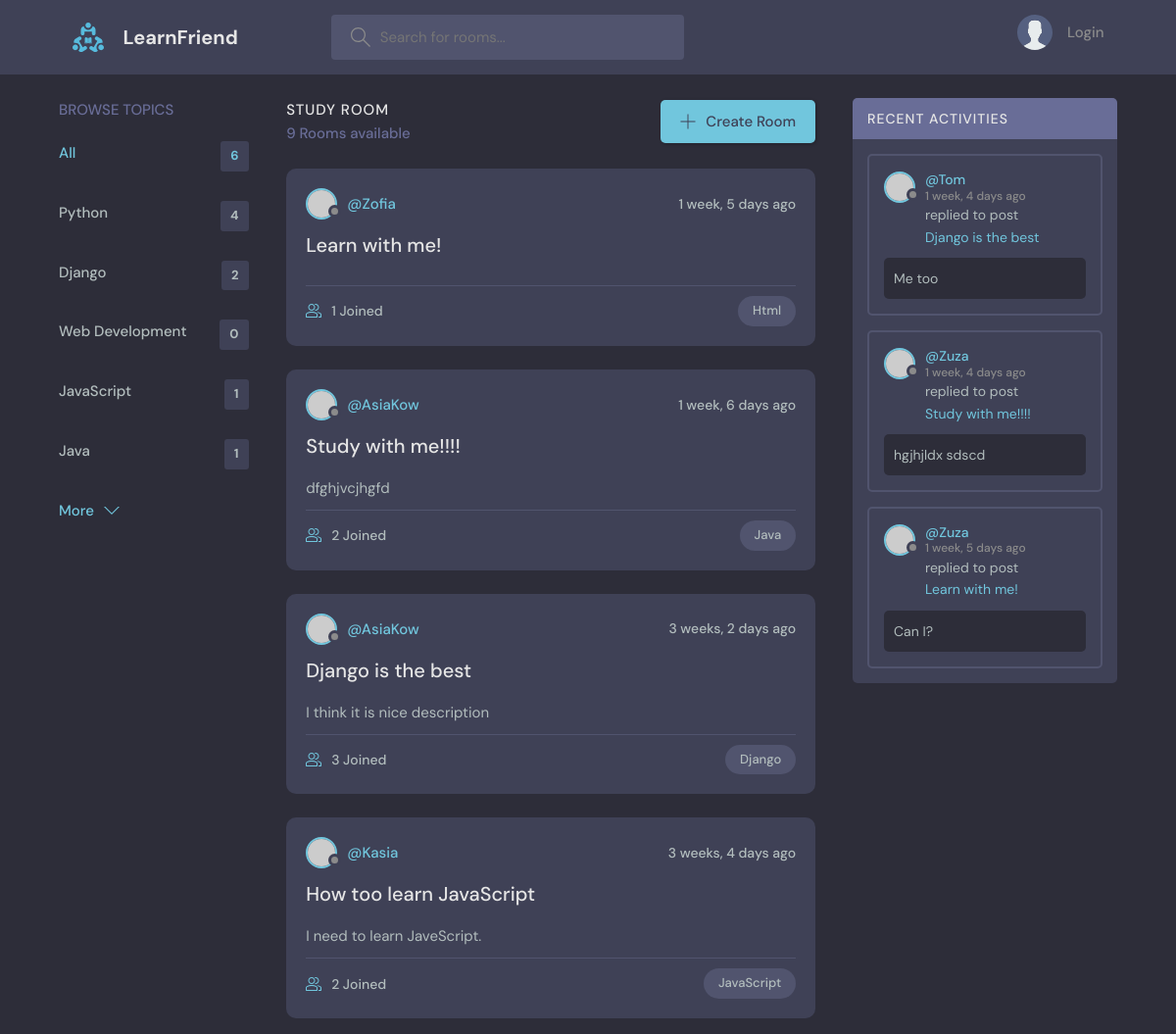
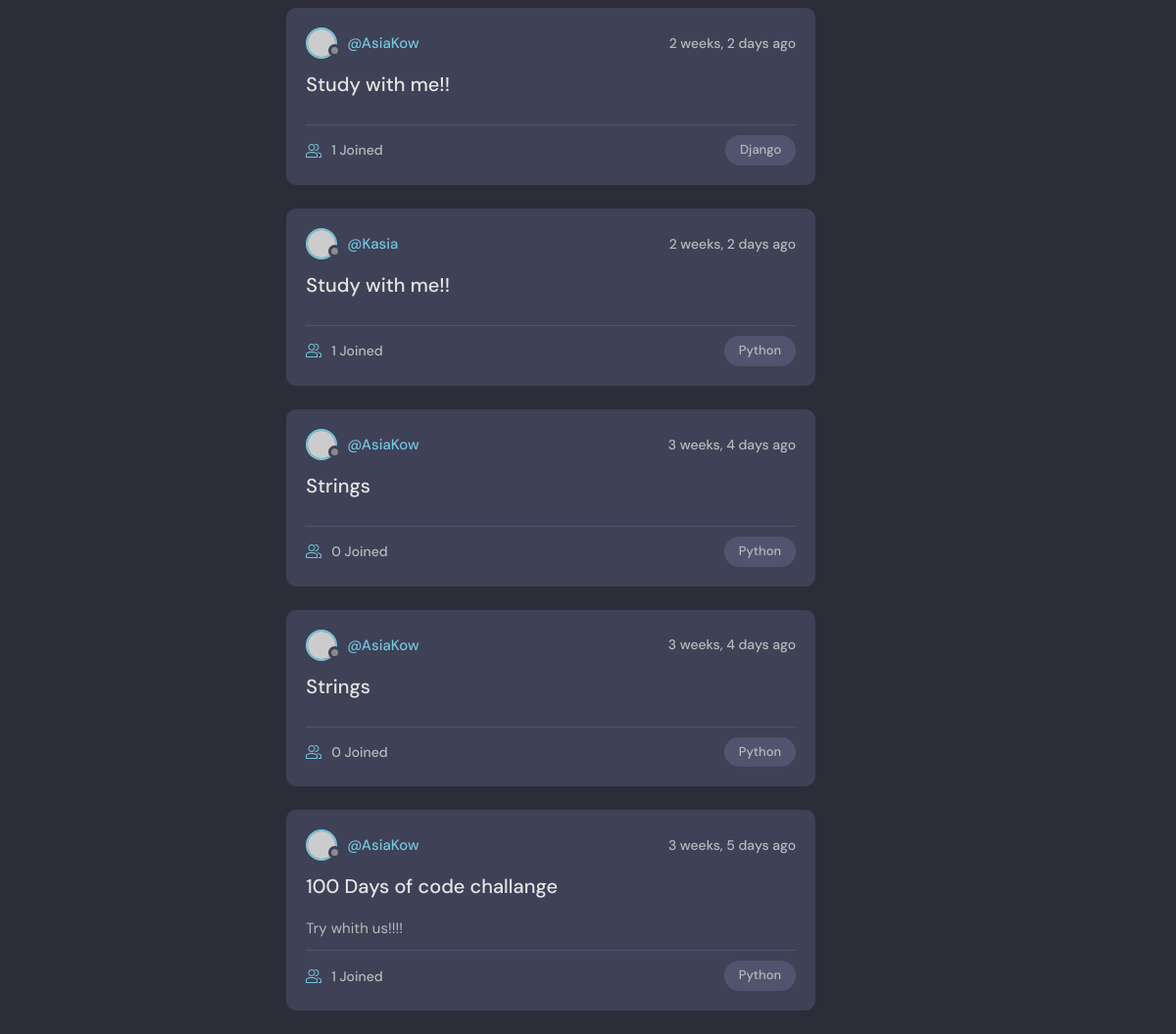
The page / on the database its author committed (2 pictures, top to bottom).
### base/models.py (models this page shows, shortened)
class Topic(models.Model):
    name = models.CharField(max_length=200)

class Room(models.Model):
    host = models.ForeignKey(User, on_delete=models.SET_NULL, null=True)
    topic = models.ForeignKey(Topic, on_delete=models.SET_NULL, null=True)
    name = models.CharField(max_length=200)
    description = models.TextField(null=True, blank=True)
    participants = models.ManyToManyField(User, related_name='participans',blank=True)
    updated = models.DateTimeField(auto_now=True)
    created = models.DateTimeField(auto_now_add=True)
    class Meta:
        ordering = ['-updated', '-created']
    def __str__(self):
        return self.name

class Message(models.Model):
    user = models.ForeignKey(User, on_delete=models.CASCADE)
    room = models.ForeignKey(Room, on_delete=models.CASCADE)
    body = models.TextField()
    updated = models.DateTimeField(auto_now=True)
    created = models.DateTimeField(auto_now_add=True)
    class Meta:
        ordering = ['-updated', '-created']

### base/views.py (the view)
# urls.py: path('', views.home, name="home"),
def home(request):
    q = request.GET.get('q') if request.GET.get('q') != None else ''
    rooms = Room.objects.filter(
        Q(topic__name__icontains=q) |
        Q(name__icontains=q) |
        Q(description__icontains=q)
    )
    topics = Topic.objects.all()[0:5]
    topicss = Topic.objects.all()
    topics_count = topicss.count()
    room_count = rooms.count()
    room_messages = Message.objects.filter(
        Q(room__topic__name__icontains=q))[0:3]
    context = {'rooms': rooms, 'topics': topics,
               'room_count': room_count, 'room_messages': room_messages, 'topics_count': topics_count}
    return render(request, 'base/home.html', context)

### base/templates/base/home.html (shortened to what this page needs)
{% extends 'main.html' %}
{% block content %}
    <main class="layout layout--3">
      <div class="container">
        {% include 'base/topics_component.html' %}
        <div class="roomList">
          <div class="roomList__header">
            <div>
              <h2>Study Room</h2>
              <p>{{room_count}} Rooms available</p>
            </div>
            <a class="btn btn--main" href="{% url 'create-room' %}">
              <svg version="1.1" xmlns="http://www.w3.org/2000/svg" width="32" height="32" viewBox="0 0 32 32">
                <title>add</title>
                <path
                  d="M16.943 0.943h-1.885v14.115h-14.115v1.885h14.115v14.115h1.885v-14.115h14.115v-1.885h-14.115v-14.115z"
                ></path>
              </svg>
              Create Room
            </a>
          </div>
          {% include 'base/feed_component.html' %}
        </div>
        {% include 'base/activity_component.html' %}
      </div>
    </main>
{% endblock %}

### base/templates/base/topics_component.html
<div class="topics">
  <div class="topics__header">
    <h2>Browse Topics</h2>
  </div>
  <ul class="topics__list">
    <li>
      <a href="{% url 'home' %}" class="active">All <span>{{topics_count}}</span></a>
    </li>
    {% for topic in topics %}
    <li>
      <a href="{% url 'home' %}?q={{topic.name}}">{{topic.name}} <span>{{topic.room_set.all.count}}</span></a>
    </li>
    {% endfor %}
  </ul>
  <a class="btn btn--link" href="{% url 'topics' %}">
    More
    <svg version="1.1" xmlns="http://www.w3.org/2000/svg" width="32" height="32" viewBox="0 0 32 32">
      <title>chevron-down</title>
      <path d="M16 21l-13-13h-3l16 16 16-16h-3l-13 13z"></path>
    </svg>
  </a>
</div>

### base/templates/base/feed_component.html (shortened to what this page needs)
{% for room in rooms %}
<div class="roomListRoom">
    <div class="roomListRoom__header">
      <a href="{% url 'user-profile' room.host.id %}" class="roomListRoom__author">
        <div class="avatar avatar--small">
          <img src="https://randomuser.me/api/portraits/women/11.jpg" />
        </div>
        <span>@{{room.host.username}}</span>
      </a>
      <div class="roomListRoom__actions">
        <span>{{room.created|timesince}} ago</span>
      </div>
    </div>
    <div class="roomListRoom__content">
      <a href="{% url 'room' room.id %}">{{room.name}}</a>
      <p>
        {{room.description}}
      </p>
    </div>
    <div class="roomListRoom__meta">
      <a href="{% url 'room' room.id %}" class="roomListRoom__joined">
        {{room.participants.all.count}} Joined
      </a>
      <p class="roomListRoom__topic">{{room.topic.name}}</p>
    </div>
</div>
{% endfor %}

### base/templates/base/activity_component.html (shortened to what this page needs)
<div class="activities">
    <div class="activities__header">
      <h2>Recent Activities</h2>
    </div>
    {% for message in room_messages %}
    <div class="activities__box">
      <div class="activities__boxHeader roomListRoom__header">
        <a href="{% url 'user-profile' message.user.id %}" class="roomListRoom__author">
          <div class="avatar avatar--small">
            <img src="https://randomuser.me/api/portraits/women/11.jpg" />
          </div>
          <p>
            @{{message.user}}
            <span>{{message.created|timesince}} ago</span>
          </p>
        </a>
      </div>
      <div class="activities__boxContent">
        <p>replied to post <a href="{% url 'room' message.room.id %}">{{message.room}}</a></p>
        <div class="activities__boxRoomContent">
            {{message.body}}
        </div>
      </div>
    </div>
    {% endfor %}
  </div>

### rows shown on the page
Topic: name "Python", room_set.all.count "4"
Topic: name "Django", room_set.all.count "2"
Topic: name "Web Development", room_set.all.count "0"
Topic: name "JavaScript", room_set.all.count "1"
Topic: name "Java", room_set.all.count "1"
Room: host.username "Zofia", created "1 week, 5 days", name "Learn with me!", participants.all.count "1", topic.name "Html"
Room: host.username "AsiaKow", created "1 week, 6 days", name "Study with me!!!!", description "dfghjvcjhgfd", participants.all.count "2", topic.name "Java"
Room: host.username "AsiaKow", created "3 weeks, 2 days", name "Django is the best", description "I think it is nice description", participants.all.count "3", topic.name "Django"
Room: host.username "Kasia", created "3 weeks, 4 days", name "How too learn JavaScript", description "I need to learn JaveScript.", participants.all.count "2", topic.name "JavaScript"
Room: host.username "AsiaKow", created "2 weeks, 2 days", name "Study with me!!", participants.all.count "1", topic.name "Django"
Room: host.username "Kasia", created "2 weeks, 2 days", name "Study with me!!", participants.all.count "1", topic.name "Python"
Room: host.username "AsiaKow", created "3 weeks, 4 days", name "Strings", participants.all.count "0", topic.name "Python"
Room: host.username "AsiaKow", created "3 weeks, 4 days", name "Strings", participants.all.count "0", topic.name "Python"
Room: host.username "AsiaKow", created "3 weeks, 5 days", name "100 Days of code challange", description "Try whith us!!!!", participants.all.count "1", topic.name "Python"
Message: user "Tom", created "1 week, 4 days", room "Django is the best", body "Me too"
Message: user "Zuza", created "1 week, 4 days", room "Study with me!!!!", body "hgjhjldx sdscd"
Message: user "Zuza", created "1 week, 5 days", room "Learn with me!", body "Can I?"

### other values the page prints
{{ topics_count }} "6"
{{ room_count }} "9"
